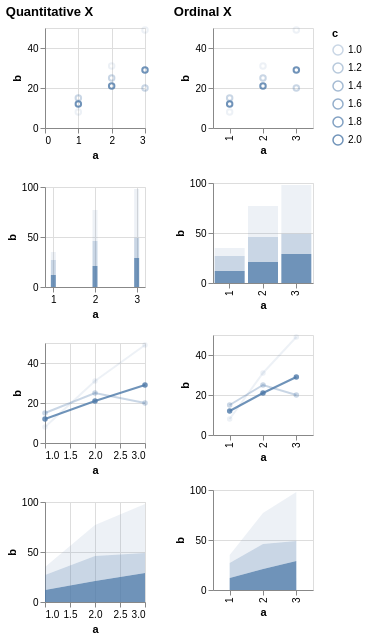

Write a Vega-Lite specification for this figure.
### Vega specification from a JSON file in a GitHub repository (floating-point values rounded to 4 significant figures)
{"$schema": "https://vega.github.io/schema/vega/v5.json", "description": "Testing invalid", "background": "white", "padding": 5, "data": [{"name": "source_0", "values": [{"a": 1, "b": 15, "c": 1}, {"a": 2, "b": 25, "c": 1}, {"a": 3, "b": 20, "c": 1}, {"a": 1, "b": 12, "c": 2}, {"a": 2, "b": 21, "c": 2}, {"a": 3, "b": 29, "c": 2}, {"a": 1, "b": 8, "c": null}, {"a": 2, "b": 31, "c": null}, {"a": 3, "b": 49, "c": null}]}, {"name": "data_0", "source": "source_0", "transform": [{"type": "formula", "expr": "toNumber(datum[\"a\"])", "as": "a"}]}, {"name": "data_1", "source": "data_0", "transform": [{"type": "filter", "expr": "isValid(datum[\"a\"]) && isFinite(+datum[\"a\"]) && isValid(datum[\"b\"]) && isFinite(+datum[\"b\"])"}]}, {"name": "data_2", "source": "data_0", "transform": [{"type": "stack", "groupby": ["a"], "field": "b", "sort": {"field": ["c"], "order": ["descending"]}, "as": ["b_start", "b_end"], "offset": "zero"}, {"type": "filter", "expr": "isValid(datum[\"a\"]) && isFinite(+datum[\"a\"]) && isValid(datum[\"b\"]) && isFinite(+datum[\"b\"])"}]}, {"name": "data_3", "source": "data_0", "transform": [{"type": "impute", "field": "b", "groupby": ["c"], "key": "a", "method": "value", "value": 0}, {"type": "stack", "groupby": ["a"], "field": "b", "sort": {"field": ["c"], "order": ["descending"]}, "as": ["b_start", "b_end"], "offset": "zero"}, {"type": "filter", "expr": "isValid(datum[\"a\"]) && isFinite(+datum[\"a\"]) && isValid(datum[\"b\"]) && isFinite(+datum[\"b\"])"}]}, {"name": "data_4", "source": "data_0", "transform": [{"type": "filter", "expr": "isValid(datum[\"b\"]) && isFinite(+datum[\"b\"])"}]}, {"name": "data_5", "source": "data_0", "transform": [{"type": "stack", "groupby": ["a"], "field": "b", "sort": {"field": ["c"], "order": ["descending"]}, "as": ["b_start", "b_end"], "offset": "zero"}, {"type": "filter", "expr": "isValid(datum[\"b\"]) && isFinite(+datum[\"b\"])"}]}, {"name": "data_6", "source": "data_0", "transform": [{"type": "impute", "field": "b", "groupby": ["c"], "key": "a", "method": "value", "value": 0}, {"type": "stack", "groupby": ["a"], "field": "b", "sort": {"field": ["c"], "order": ["descending"]}, "as": ["b_start", "b_end"], "offset": "zero"}, {"type": "filter", "expr": "isValid(datum[\"b\"]) && isFinite(+datum[\"b\"])"}]}], "signals": [{"name": "childWidth", "value": 100}, {"name": "concat_0_childHeight", "value": 100}, {"name": "concat_1_childHeight", "value": 100}], "layout": {"padding": 20, "bounds": "full", "align": "each"}, "marks": [{"type": "group", "name": "concat_0_group", "title": {"text": "Quantitative X", "anchor": "start"}, "layout": {"padding": 20, "columns": 1, "bounds": "full", "align": "each"}, "marks": [{"type": "group", "name": "concat_0_concat_0_group", "style": "cell", "encode": {"update": {"width": {"signal": "childWidth"}, "height": {"signal": "concat_0_childHeight"}}}, "marks": [{"name": "concat_0_concat_0_marks", "type": "symbol", "style": ["point"], "from": {"data": "data_1"}, "encode": {"update": {"opacity": [{"test": "!isValid(datum[\"c\"]) || !isFinite(+datum[\"c\"])", "value": 0.1}, {"scale": "opacity", "field": "c"}], "fill": {"value": "transparent"}, "stroke": {"value": "#4c78a8"}, "tooltip": {"signal": "{\"a\": !isValid(datum[\"a\"]) || !isFinite(+datum[\"a\"]) ? \"\" + datum[\"a\"] : format(datum[\"a\"], \"\"), \"b\": !isValid(datum[\"b\"]) || !isFinite(+datum[\"b\"]) ? \"\" + datum[\"b\"] : format(datum[\"b\"], \"\"), \"c\": !isValid(datum[\"c\"]) || !isFinite(+datum[\"c\"]) ? \"\" + datum[\"c\"] : format(datum[\"c\"], \"\")}"}, "ariaRoleDescription": {"value": "point"}, "description": {"signal": "\"a: \" + (!isValid(datum[\"a\"]) || !isFinite(+datum[\"a\"]) ? \"\" + datum[\"a\"] : format(datum[\"a\"], \"\")) + \"; b: \" + (!isValid(datum[\"b\"]) || !isFinite(+datum[\"b\"]) ? \"\" + datum[\"b\"] : format(datum[\"b\"], \"\")) + \"; c: \" + (!isValid(datum[\"c\"]) || !isFinite(+datum[\"c\"]) ? \"\" + datum[\"c\"] : format(datum[\"c\"], \"\"))"}, "x": {"scale": "concat_0_concat_0_x", "field": "a"}, "y": {"scale": "concat_0_concat_0_y", "field": "b"}}}}], "axes": [{"scale": "concat_0_concat_0_x", "orient": "bottom", "gridScale": "concat_0_concat_0_y", "grid": true, "tickCount": {"signal": "ceil(childWidth/40)"}, "domain": false, "labels": false, "aria": false, "maxExtent": 0, "minExtent": 0, "ticks": false, "zindex": 0}, {"scale": "concat_0_concat_0_y", "orient": "left", "gridScale": "concat_0_concat_0_x", "grid": true, "tickCount": {"signal": "ceil(concat_0_childHeight/40)"}, "domain": false, "labels": false, "aria": false, "maxExtent": 0, "minExtent": 0, "ticks": false, "zindex": 0}, {"scale": "concat_0_concat_0_x", "orient": "bottom", "grid": false, "title": "a", "labelFlush": true, "labelOverlap": true, "tickCount": {"signal": "ceil(childWidth/40)"}, "zindex": 0}, {"scale": "concat_0_concat_0_y", "orient": "left", "grid": false, "title": "b", "labelOverlap": true, "tickCount": {"signal": "ceil(concat_0_childHeight/40)"}, "zindex": 0}]}, {"type": "group", "name": "concat_0_concat_1_group", "style": "cell", "encode": {"update": {"width": {"signal": "childWidth"}, "height": {"signal": "concat_0_childHeight"}}}, "marks": [{"name": "concat_0_concat_1_marks", "type": "rect", "style": ["bar"], "from": {"data": "data_2"}, "encode": {"update": {"fill": {"value": "#4c78a8"}, "opacity": [{"test": "!isValid(datum[\"c\"]) || !isFinite(+datum[\"c\"])", "value": 0.1}, {"scale": "opacity", "field": "c"}], "tooltip": {"signal": "{\"a\": !isValid(datum[\"a\"]) || !isFinite(+datum[\"a\"]) ? \"\" + datum[\"a\"] : format(datum[\"a\"], \"\"), \"b\": !isValid(datum[\"b\"]) || !isFinite(+datum[\"b\"]) ? \"\" + datum[\"b\"] : format(datum[\"b\"], \"\"), \"c\": !isValid(datum[\"c\"]) || !isFinite(+datum[\"c\"]) ? \"\" + datum[\"c\"] : format(datum[\"c\"], \"\")}"}, "ariaRoleDescription": {"value": "bar"}, "description": {"signal": "\"a: \" + (!isValid(datum[\"a\"]) || !isFinite(+datum[\"a\"]) ? \"\" + datum[\"a\"] : format(datum[\"a\"], \"\")) + \"; b: \" + (!isValid(datum[\"b\"]) || !isFinite(+datum[\"b\"]) ? \"\" + datum[\"b\"] : format(datum[\"b\"], \"\")) + \"; c: \" + (!isValid(datum[\"c\"]) || !isFinite(+datum[\"c\"]) ? \"\" + datum[\"c\"] : format(datum[\"c\"], \"\"))"}, "xc": {"scale": "concat_0_concat_1_x", "field": "a"}, "width": {"value": 5}, "y": {"scale": "concat_0_concat_1_y", "field": "b_end"}, "y2": {"scale": "concat_0_concat_1_y", "field": "b_start"}}}}], "axes": [{"scale": "concat_0_concat_1_x", "orient": "bottom", "gridScale": "concat_0_concat_1_y", "grid": true, "tickCount": {"signal": "ceil(childWidth/40)"}, "domain": false, "labels": false, "aria": false, "maxExtent": 0, "minExtent": 0, "ticks": false, "zindex": 0}, {"scale": "concat_0_concat_1_y", "orient": "left", "gridScale": "concat_0_concat_1_x", "grid": true, "tickCount": {"signal": "ceil(concat_0_childHeight/40)"}, "domain": false, "labels": false, "aria": false, "maxExtent": 0, "minExtent": 0, "ticks": false, "zindex": 0}, {"scale": "concat_0_concat_1_x", "orient": "bottom", "grid": false, "title": "a", "labelFlush": true, "labelOverlap": true, "tickCount": {"signal": "ceil(childWidth/40)"}, "zindex": 0}, {"scale": "concat_0_concat_1_y", "orient": "left", "grid": false, "title": "b", "labelOverlap": true, "tickCount": {"signal": "ceil(concat_0_childHeight/40)"}, "zindex": 0}]}, {"type": "group", "name": "concat_0_concat_2_group", "style": "cell", "encode": {"update": {"width": {"signal": "childWidth"}, "height": {"signal": "concat_0_childHeight"}}}, "marks": [{"name": "concat_0_concat_2_layer_0_pathgroup", "type": "group", "from": {"facet": {"name": "faceted_path_concat_0_concat_2_layer_0_main", "data": "data_1", "groupby": ["c"]}}, "encode": {"update": {"width": {"field": {"group": "width"}}, "height": {"field": {"group": "height"}}}}, "marks": [{"name": "concat_0_concat_2_layer_0_marks", "type": "line", "style": ["line"], "sort": {"field": "x"}, "from": {"data": "faceted_path_concat_0_concat_2_layer_0_main"}, "encode": {"update": {"stroke": {"value": "#4c78a8"}, "opacity": [{"test": "!isValid(datum[\"c\"]) || !isFinite(+datum[\"c\"])", "value": 0.1}, {"scale": "opacity", "field": "c"}], "tooltip": {"signal": "{\"a\": !isValid(datum[\"a\"]) || !isFinite(+datum[\"a\"]) ? \"\" + datum[\"a\"] : format(datum[\"a\"], \"\"), \"b\": !isValid(datum[\"b\"]) || !isFinite(+datum[\"b\"]) ? \"\" + datum[\"b\"] : format(datum[\"b\"], \"\"), \"c\": !isValid(datum[\"c\"]) || !isFinite(+datum[\"c\"]) ? \"\" + datum[\"c\"] : format(datum[\"c\"], \"\")}"}, "description": {"signal": "\"a: \" + (!isValid(datum[\"a\"]) || !isFinite(+datum[\"a\"]) ? \"\" + datum[\"a\"] : format(datum[\"a\"], \"\")) + \"; b: \" + (!isValid(datum[\"b\"]) || !isFinite(+datum[\"b\"]) ? \"\" + datum[\"b\"] : format(datum[\"b\"], \"\")) + \"; c: \" + (!isValid(datum[\"c\"]) || !isFinite(+datum[\"c\"]) ? \"\" + datum[\"c\"] : format(datum[\"c\"], \"\"))"}, "x": {"scale": "concat_0_concat_2_x", "field": "a"}, "y": {"scale": "concat_0_concat_2_y", "field": "b"}}}}]}, {"name": "concat_0_concat_2_layer_1_marks", "type": "symbol", "style": ["point"], "from": {"data": "data_1"}, "encode": {"update": {"opacity": [{"test": "!isValid(datum[\"c\"]) || !isFinite(+datum[\"c\"])", "value": 0.1}, {"scale": "opacity", "field": "c"}], "fill": {"value": "#4c78a8"}, "tooltip": {"signal": "{\"a\": !isValid(datum[\"a\"]) || !isFinite(+datum[\"a\"]) ? \"\" + datum[\"a\"] : format(datum[\"a\"], \"\"), \"b\": !isValid(datum[\"b\"]) || !isFinite(+datum[\"b\"]) ? \"\" + datum[\"b\"] : format(datum[\"b\"], \"\"), \"c\": !isValid(datum[\"c\"]) || !isFinite(+datum[\"c\"]) ? \"\" + datum[\"c\"] : format(datum[\"c\"], \"\")}"}, "ariaRoleDescription": {"value": "point"}, "description": {"signal": "\"a: \" + (!isValid(datum[\"a\"]) || !isFinite(+datum[\"a\"]) ? \"\" + datum[\"a\"] : format(datum[\"a\"], \"\")) + \"; b: \" + (!isValid(datum[\"b\"]) || !isFinite(+datum[\"b\"]) ? \"\" + datum[\"b\"] : format(datum[\"b\"], \"\")) + \"; c: \" + (!isValid(datum[\"c\"]) || !isFinite(+datum[\"c\"]) ? \"\" + datum[\"c\"] : format(datum[\"c\"], \"\"))"}, "x": {"scale": "concat_0_concat_2_x", "field": "a"}, "y": {"scale": "concat_0_concat_2_y", "field": "b"}}}}], "axes": [{"scale": "concat_0_concat_2_x", "orient": "bottom", "gridScale": "concat_0_concat_2_y", "grid": true, "tickCount": {"signal": "ceil(childWidth/40)"}, "domain": false, "labels": false, "aria": false, "maxExtent": 0, "minExtent": 0, "ticks": false, "zindex": 0}, {"scale": "concat_0_concat_2_y", "orient": "left", "gridScale": "concat_0_concat_2_x", "grid": true, "tickCount": {"signal": "ceil(concat_0_childHeight/40)"}, "domain": false, "labels": false, "aria": false, "maxExtent": 0, "minExtent": 0, "ticks": false, "zindex": 0}, {"scale": "concat_0_concat_2_x", "orient": "bottom", "grid": false, "title": "a", "labelFlush": true, "labelOverlap": true, "tickCount": {"signal": "ceil(childWidth/40)"}, "zindex": 0}, {"scale": "concat_0_concat_2_y", "orient": "left", "grid": false, "title": "b", "labelOverlap": true, "tickCount": {"signal": "ceil(concat_0_childHeight/40)"}, "zindex": 0}]}, {"type": "group", "name": "concat_0_concat_3_group", "style": "cell", "encode": {"update": {"width": {"signal": "childWidth"}, "height": {"signal": "concat_0_childHeight"}}}, "marks": [{"name": "concat_0_concat_3_pathgroup", "type": "group", "from": {"facet": {"name": "faceted_path_concat_0_concat_3_main", "data": "data_3", "groupby": ["c"]}}, "encode": {"update": {"width": {"field": {"group": "width"}}, "height": {"field": {"group": "height"}}}}, "marks": [{"name": "concat_0_concat_3_marks", "type": "area", "style": ["area"], "sort": {"field": "x"}, "from": {"data": "faceted_path_concat_0_concat_3_main"}, "encode": {"update": {"orient": {"value": "vertical"}, "fill": {"value": "#4c78a8"}, "opacity": [{"test": "!isValid(datum[\"c\"]) || !isFinite(+datum[\"c\"])", "value": 0.1}, {"scale": "opacity", "field": "c"}], "tooltip": {"signal": "{\"a\": !isValid(datum[\"a\"]) || !isFinite(+datum[\"a\"]) ? \"\" + datum[\"a\"] : format(datum[\"a\"], \"\"), \"b\": !isValid(datum[\"b\"]) || !isFinite(+datum[\"b\"]) ? \"\" + datum[\"b\"] : format(datum[\"b\"], \"\"), \"c\": !isValid(datum[\"c\"]) || !isFinite(+datum[\"c\"]) ? \"\" + datum[\"c\"] : format(datum[\"c\"], \"\")}"}, "description": {"signal": "\"a: \" + (!isValid(datum[\"a\"]) || !isFinite(+datum[\"a\"]) ? \"\" + datum[\"a\"] : format(datum[\"a\"], \"\")) + \"; b: \" + (!isValid(datum[\"b\"]) || !isFinite(+datum[\"b\"]) ? \"\" + datum[\"b\"] : format(datum[\"b\"], \"\")) + \"; c: \" + (!isValid(datum[\"c\"]) || !isFinite(+datum[\"c\"]) ? \"\" + datum[\"c\"] : format(datum[\"c\"], \"\"))"}, "x": {"scale": "concat_0_concat_3_x", "field": "a"}, "y": {"scale": "concat_0_concat_3_y", "field": "b_end"}, "y2": {"scale": "concat_0_concat_3_y", "field": "b_start"}}}}]}], "axes": [{"scale": "concat_0_concat_3_x", "orient": "bottom", "gridScale": "concat_0_concat_3_y", "grid": true, "tickCount": {"signal": "ceil(childWidth/40)"}, "domain": false, "labels": false, "aria": false, "maxExtent": 0, "minExtent": 0, "ticks": false, "zindex": 0}, {"scale": "concat_0_concat_3_y", "orient": "left", "gridScale": "concat_0_concat_3_x", "grid": true, "tickCount": {"signal": "ceil(concat_0_childHeight/40)"}, "domain": false, "labels": false, "aria": false, "maxExtent": 0, "minExtent": 0, "ticks": false, "zindex": 0}, {"scale": "concat_0_concat_3_x", "orient": "bottom", "grid": false, "title": "a", "labelFlush": true, "labelOverlap": true, "tickCount": {"signal": "ceil(childWidth/40)"}, "zindex": 0}, {"scale": "concat_0_concat_3_y", "orient": "left", "grid": false, "title": "b", "labelOverlap": true, "tickCount": {"signal": "ceil(concat_0_childHeight/40)"}, "zindex": 0}]}]}, {"type": "group", "name": "concat_1_group", "title": {"text": "Ordinal X", "anchor": "start"}, "layout": {"padding": 20, "columns": 1, "bounds": "full", "align": "each"}, "marks": [{"type": "group", "name": "concat_1_concat_0_group", "style": "cell", "encode": {"update": {"width": {"signal": "childWidth"}, "height": {"signal": "concat_1_childHeight"}}}, "marks": [{"name": "concat_1_concat_0_marks", "type": "symbol", "style": ["point"], "from": {"data": "data_4"}, "encode": {"update": {"opacity": [{"test": "!isValid(datum[\"c\"]) || !isFinite(+datum[\"c\"])", "value": 0.1}, {"scale": "opacity", "field": "c"}], "fill": {"value": "transparent"}, "stroke": {"value": "#4c78a8"}, "tooltip": {"signal": "{\"a\": \"\" + datum[\"a\"], \"b\": !isValid(datum[\"b\"]) || !isFinite(+datum[\"b\"]) ? \"\" + datum[\"b\"] : format(datum[\"b\"], \"\"), \"c\": !isValid(datum[\"c\"]) || !isFinite(+datum[\"c\"]) ? \"\" + datum[\"c\"] : format(datum[\"c\"], \"\")}"}, "ariaRoleDescription": {"value": "point"}, "description": {"signal": "\"a: \" + (\"\" + datum[\"a\"]) + \"; b: \" + (!isValid(datum[\"b\"]) || !isFinite(+datum[\"b\"]) ? \"\" + datum[\"b\"] : format(datum[\"b\"], \"\")) + \"; c: \" + (!isValid(datum[\"c\"]) || !isFinite(+datum[\"c\"]) ? \"\" + datum[\"c\"] : format(datum[\"c\"], \"\"))"}, "x": {"scale": "concat_1_concat_0_x", "field": "a"}, "y": {"scale": "concat_1_concat_0_y", "field": "b"}}}}], "axes": [{"scale": "concat_1_concat_0_y", "orient": "left", "gridScale": "concat_1_concat_0_x", "grid": true, "tickCount": {"signal": "ceil(concat_1_childHeight/40)"}, "domain": false, "labels": false, "aria": false, "maxExtent": 0, "minExtent": 0, "ticks": false, "zindex": 0}, {"scale": "concat_1_concat_0_x", "orient": "bottom", "grid": false, "title": "a", "labelAlign": "right", "labelAngle": 270, "labelBaseline": "middle", "zindex": 0}, {"scale": "concat_1_concat_0_y", "orient": "left", "grid": false, "title": "b", "labelOverlap": true, "tickCount": {"signal": "ceil(concat_1_childHeight/40)"}, "zindex": 0}]}, {"type": "group", "name": "concat_1_concat_1_group", "style": "cell", "encode": {"update": {"width": {"signal": "childWidth"}, "height": {"signal": "concat_1_childHeight"}}}, "marks": [{"name": "concat_1_concat_1_marks", "type": "rect", "style": ["bar"], "from": {"data": "data_5"}, "encode": {"update": {"fill": {"value": "#4c78a8"}, "opacity": [{"test": "!isValid(datum[\"c\"]) || !isFinite(+datum[\"c\"])", "value": 0.1}, {"scale": "opacity", "field": "c"}], "tooltip": {"signal": "{\"a\": \"\" + datum[\"a\"], \"b\": !isValid(datum[\"b\"]) || !isFinite(+datum[\"b\"]) ? \"\" + datum[\"b\"] : format(datum[\"b\"], \"\"), \"c\": !isValid(datum[\"c\"]) || !isFinite(+datum[\"c\"]) ? \"\" + datum[\"c\"] : format(datum[\"c\"], \"\")}"}, "ariaRoleDescription": {"value": "bar"}, "description": {"signal": "\"a: \" + (\"\" + datum[\"a\"]) + \"; b: \" + (!isValid(datum[\"b\"]) || !isFinite(+datum[\"b\"]) ? \"\" + datum[\"b\"] : format(datum[\"b\"], \"\")) + \"; c: \" + (!isValid(datum[\"c\"]) || !isFinite(+datum[\"c\"]) ? \"\" + datum[\"c\"] : format(datum[\"c\"], \"\"))"}, "x": {"scale": "concat_1_concat_1_x", "field": "a"}, "width": {"signal": "max(0.25, bandwidth('concat_1_concat_1_x'))"}, "y": {"scale": "concat_1_concat_1_y", "field": "b_end"}, "y2": {"scale": "concat_1_concat_1_y", "field": "b_start"}}}}], "axes": [{"scale": "concat_1_concat_1_y", "orient": "left", "gridScale": "concat_1_concat_1_x", "grid": true, "tickCount": {"signal": "ceil(concat_1_childHeight/40)"}, "domain": false, "labels": false, "aria": false, "maxExtent": 0, "minExtent": 0, "ticks": false, "zindex": 0}, {"scale": "concat_1_concat_1_x", "orient": "bottom", "grid": false, "title": "a", "labelAlign": "right", "labelAngle": 270, "labelBaseline": "middle", "zindex": 0}, {"scale": "concat_1_concat_1_y", "orient": "left", "grid": false, "title": "b", "labelOverlap": true, "tickCount": {"signal": "ceil(concat_1_childHeight/40)"}, "zindex": 0}]}, {"type": "group", "name": "concat_1_concat_2_group", "style": "cell", "encode": {"update": {"width": {"signal": "childWidth"}, "height": {"signal": "concat_1_childHeight"}}}, "marks": [{"name": "concat_1_concat_2_layer_0_pathgroup", "type": "group", "from": {"facet": {"name": "faceted_path_concat_1_concat_2_layer_0_main", "data": "data_4", "groupby": ["c"]}}, "encode": {"update": {"width": {"field": {"group": "width"}}, "height": {"field": {"group": "height"}}}}, "marks": [{"name": "concat_1_concat_2_layer_0_marks", "type": "line", "style": ["line"], "sort": {"field": "x"}, "from": {"data": "faceted_path_concat_1_concat_2_layer_0_main"}, "encode": {"update": {"stroke": {"value": "#4c78a8"}, "opacity": [{"test": "!isValid(datum[\"c\"]) || !isFinite(+datum[\"c\"])", "value": 0.1}, {"scale": "opacity", "field": "c"}], "tooltip": {"signal": "{\"a\": \"\" + datum[\"a\"], \"b\": !isValid(datum[\"b\"]) || !isFinite(+datum[\"b\"]) ? \"\" + datum[\"b\"] : format(datum[\"b\"], \"\"), \"c\": !isValid(datum[\"c\"]) || !isFinite(+datum[\"c\"]) ? \"\" + datum[\"c\"] : format(datum[\"c\"], \"\")}"}, "description": {"signal": "\"a: \" + (\"\" + datum[\"a\"]) + \"; b: \" + (!isValid(datum[\"b\"]) || !isFinite(+datum[\"b\"]) ? \"\" + datum[\"b\"] : format(datum[\"b\"], \"\")) + \"; c: \" + (!isValid(datum[\"c\"]) || !isFinite(+datum[\"c\"]) ? \"\" + datum[\"c\"] : format(datum[\"c\"], \"\"))"}, "x": {"scale": "concat_1_concat_2_x", "field": "a"}, "y": {"scale": "concat_1_concat_2_y", "field": "b"}}}}]}, {"name": "concat_1_concat_2_layer_1_marks", "type": "symbol", "style": ["point"], "from": {"data": "data_4"}, "encode": {"update": {"opacity": [{"test": "!isValid(datum[\"c\"]) || !isFinite(+datum[\"c\"])", "value": 0.1}, {"scale": "opacity", "field": "c"}], "fill": {"value": "#4c78a8"}, "tooltip": {"signal": "{\"a\": \"\" + datum[\"a\"], \"b\": !isValid(datum[\"b\"]) || !isFinite(+datum[\"b\"]) ? \"\" + datum[\"b\"] : format(datum[\"b\"], \"\"), \"c\": !isValid(datum[\"c\"]) || !isFinite(+datum[\"c\"]) ? \"\" + datum[\"c\"] : format(datum[\"c\"], \"\")}"}, "ariaRoleDescription": {"value": "point"}, "description": {"signal": "\"a: \" + (\"\" + datum[\"a\"]) + \"; b: \" + (!isValid(datum[\"b\"]) || !isFinite(+datum[\"b\"]) ? \"\" + datum[\"b\"] : format(datum[\"b\"], \"\")) + \"; c: \" + (!isValid(datum[\"c\"]) || !isFinite(+datum[\"c\"]) ? \"\" + datum[\"c\"] : format(datum[\"c\"], \"\"))"}, "x": {"scale": "concat_1_concat_2_x", "field": "a"}, "y": {"scale": "concat_1_concat_2_y", "field": "b"}}}}], "axes": [{"scale": "concat_1_concat_2_y", "orient": "left", "gridScale": "concat_1_concat_2_x", "grid": true, "tickCount": {"signal": "ceil(concat_1_childHeight/40)"}, "domain": false, "labels": false, "aria": false, "maxExtent": 0, "minExtent": 0, "ticks": false, "zindex": 0}, {"scale": "concat_1_concat_2_x", "orient": "bottom", "grid": false, "title": "a", "labelAlign": "right", "labelAngle": 270, "labelBaseline": "middle", "zindex": 0}, {"scale": "concat_1_concat_2_y", "orient": "left", "grid": false, "title": "b", "labelOverlap": true, "tickCount": {"signal": "ceil(concat_1_childHeight/40)"}, "zindex": 0}]}, {"type": "group", "name": "concat_1_concat_3_group", "style": "cell", "encode": {"update": {"width": {"signal": "childWidth"}, "height": {"signal": "concat_1_childHeight"}}}, "marks": [{"name": "concat_1_concat_3_pathgroup", "type": "group", "from": {"facet": {"name": "faceted_path_concat_1_concat_3_main", "data": "data_6", "groupby": ["c"]}}, "encode": {"update": {"width": {"field": {"group": "width"}}, "height": {"field": {"group": "height"}}}}, "marks": [{"name": "concat_1_concat_3_marks", "type": "area", "style": ["area"], "sort": {"field": "x"}, "from": {"data": "faceted_path_concat_1_concat_3_main"}, "encode": {"update": {"orient": {"value": "vertical"}, "fill": {"value": "#4c78a8"}, "opacity": [{"test": "!isValid(datum[\"c\"]) || !isFinite(+datum[\"c\"])", "value": 0.1}, {"scale": "opacity", "field": "c"}], "tooltip": {"signal": "{\"a\": \"\" + datum[\"a\"], \"b\": !isValid(datum[\"b\"]) || !isFinite(+datum[\"b\"]) ? \"\" + datum[\"b\"] : format(datum[\"b\"], \"\"), \"c\": !isValid(datum[\"c\"]) || !isFinite(+datum[\"c\"]) ? \"\" + datum[\"c\"] : format(datum[\"c\"], \"\")}"}, "description": {"signal": "\"a: \" + (\"\" + datum[\"a\"]) + \"; b: \" + (!isValid(datum[\"b\"]) || !isFinite(+datum[\"b\"]) ? \"\" + datum[\"b\"] : format(datum[\"b\"], \"\")) + \"; c: \" + (!isValid(datum[\"c\"]) || !isFinite(+datum[\"c\"]) ? \"\" + datum[\"c\"] : format(datum[\"c\"], \"\"))"}, "x": {"scale": "concat_1_concat_3_x", "field": "a"}, "y": {"scale": "concat_1_concat_3_y", "field": "b_end"}, "y2": {"scale": "concat_1_concat_3_y", "field": "b_start"}}}}]}], "axes": [{"scale": "concat_1_concat_3_y", "orient": "left", "gridScale": "concat_1_concat_3_x", "grid": true, "tickCount": {"signal": "ceil(concat_1_childHeight/40)"}, "domain": false, "labels": false, "aria": false, "maxExtent": 0, "minExtent": 0, "ticks": false, "zindex": 0}, {"scale": "concat_1_concat_3_x", "orient": "bottom", "grid": false, "title": "a", "labelAlign": "right", "labelAngle": 270, "labelBaseline": "middle", "zindex": 0}, {"scale": "concat_1_concat_3_y", "orient": "left", "grid": false, "title": "b", "labelOverlap": true, "tickCount": {"signal": "ceil(concat_1_childHeight/40)"}, "zindex": 0}]}]}], "scales": [{"name": "opacity", "type": "linear", "domain": {"fields": [{"data": "data_1", "field": "c"}, {"data": "data_2", "field": "c"}, {"data": "data_3", "field": "c"}, {"data": "data_4", "field": "c"}, {"data": "data_5", "field": "c"}, {"data": "data_6", "field": "c"}]}, "range": [0.3, 0.8], "zero": false}, {"name": "concat_0_concat_0_x", "type": "linear", "domain": {"data": "data_1", "field": "a"}, "range": [0, {"signal": "childWidth"}], "nice": true, "zero": true}, {"name": "concat_0_concat_0_y", "type": "linear", "domain": {"data": "data_1", "field": "b"}, "range": [{"signal": "concat_0_childHeight"}, 0], "nice": true, "zero": true}, {"name": "concat_0_concat_1_x", "type": "linear", "domain": {"data": "data_2", "field": "a"}, "range": [0, {"signal": "childWidth"}], "nice": true, "zero": false, "padding": 5}, {"name": "concat_0_concat_1_y", "type": "linear", "domain": {"data": "data_2", "fields": ["b_start", "b_end"]}, "range": [{"signal": "concat_0_childHeight"}, 0], "nice": true, "zero": true}, {"name": "concat_0_concat_2_x", "type": "linear", "domain": {"data": "data_1", "field": "a"}, "range": [0, {"signal": "childWidth"}], "nice": true, "zero": false}, {"name": "concat_0_concat_2_y", "type": "linear", "domain": {"data": "data_1", "field": "b"}, "range": [{"signal": "concat_0_childHeight"}, 0], "nice": true, "zero": true}, {"name": "concat_0_concat_3_x", "type": "linear", "domain": {"data": "data_3", "field": "a"}, "range": [0, {"signal": "childWidth"}], "nice": true, "zero": false}, {"name": "concat_0_concat_3_y", "type": "linear", "domain": {"data": "data_3", "fields": ["b_start", "b_end"]}, "range": [{"signal": "concat_0_childHeight"}, 0], "nice": true, "zero": true}, {"name": "concat_1_concat_0_x", "type": "point", "domain": {"data": "data_4", "field": "a", "sort": true}, "range": [0, {"signal": "childWidth"}], "padding": 0.5}, {"name": "concat_1_concat_0_y", "type": "linear", "domain": {"data": "data_4", "field": "b"}, "range": [{"signal": "concat_1_childHeight"}, 0], "nice": true, "zero": true}, {"name": "concat_1_concat_1_x", "type": "band", "domain": {"data": "data_5", "field": "a", "sort": true}, "range": [0, {"signal": "childWidth"}], "paddingInner": 0.1, "paddingOuter": 0.05}, {"name": "concat_1_concat_1_y", "type": "linear", "domain": {"data": "data_5", "fields": ["b_start", "b_end"]}, "range": [{"signal": "concat_1_childHeight"}, 0], "nice": true, "zero": true}, {"name": "concat_1_concat_2_x", "type": "point", "domain": {"data": "data_4", "field": "a", "sort": true}, "range": [0, {"signal": "childWidth"}], "padding": 0.5}, {"name": "concat_1_concat_2_y", "type": "linear", "domain": {"data": "data_4", "field": "b"}, "range": [{"signal": "concat_1_childHeight"}, 0], "nice": true, "zero": true}, {"name": "concat_1_concat_3_x", "type": "point", "domain": {"data": "data_6", "field": "a", "sort": true}, "range": [0, {"signal": "childWidth"}], "padding": 0.5}, {"name": "concat_1_concat_3_y", "type": "linear", "domain": {"data": "data_6", "fields": ["b_start", "b_end"]}, "range": [{"signal": "concat_1_childHeight"}, 0], "nice": true, "zero": true}], "legends": [{"opacity": "opacity", "symbolType": "circle", "title": "c", "encode": {"symbols": {"update": {"fill": {"value": "transparent"}, "stroke": {"value": "#4c78a8"}}}}}], "config": {"mark": {"tooltip": true}}}
